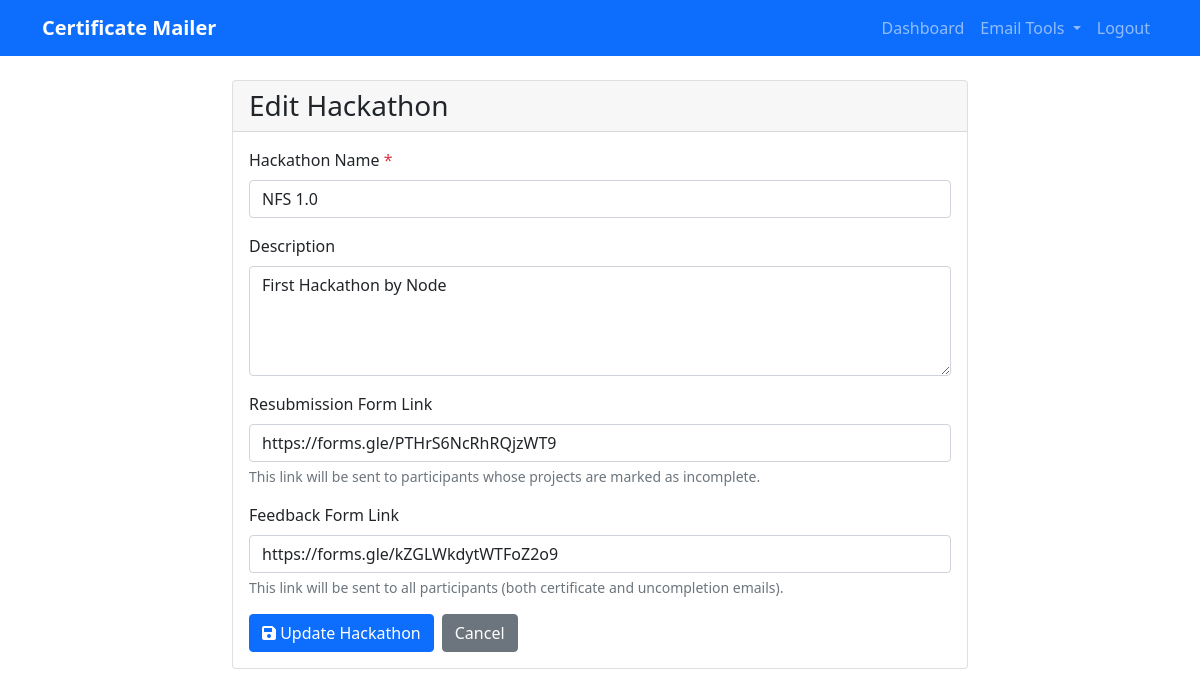
Page /hackathons/1/edit (signed in) on the committed database.
### models.py (models this page shows)
class Hackathon(db.Model):
    id = db.Column(db.Integer, primary_key=True)
    name = db.Column(db.String(100), nullable=False)
    description = db.Column(db.Text)
    created_at = db.Column(db.DateTime, default=datetime.utcnow)
    user_id = db.Column(db.Integer, db.ForeignKey('user.id'), nullable=False)
    certificate_templates = db.relationship('CertificateTemplate', backref='hackathon', lazy=True)
    participants = db.relationship('Participant', backref='hackathon', lazy=True)
    resubmission_form_link = db.Column(db.String(255))  # Link for resubmission form
    feedback_form_link = db.Column(db.String(255))  # Link for feedback form

### blueprints/hackathon/routes.py (the view, shortened to what this page needs)
@hackathon_bp.route('/hackathons/<int:id>/edit', methods=['GET', 'POST'])
@login_required
def edit_hackathon(current_user, id):
    hackathon = Hackathon.query.filter_by(id=id, user_id=current_user.id).first_or_404()
    if request.method == 'GET':
        return render_template('hackathon/edit.html', hackathon=hackathon, user=current_user)

### templates/hackathon/edit.html (shortened to what this page needs)
{% extends "base.html" %}
{% block content %}
<div class="row justify-content-center">
    <div class="col-md-8">
        <div class="card">
            <div class="card-header">
                <h3 class="mb-0">Edit Hackathon</h3>
            </div>
            <div class="card-body">
                <form method="POST">
                    <div class="mb-3">
                        <label for="name" class="form-label">Hackathon Name <span class="text-danger">*</span></label>
                        <input type="text" class="form-control" id="name" name="name" required
                               value="{{ hackathon.name }}" placeholder="e.g., Tech Innovation Challenge 2024">
                    </div>
                    <div class="mb-3">
                        <label for="description" class="form-label">Description</label>
                        <textarea class="form-control" id="description" name="description" rows="4"
                                  placeholder="Brief description of the hackathon (optional)">{{ hackathon.description or '' }}</textarea>
                    </div>
                    <div class="mb-3">
                        <label for="resubmission_form_link" class="form-label">Resubmission Form Link</label>
                        <input type="url" class="form-control" id="resubmission_form_link" name="resubmission_form_link"
                               value="{{ hackathon.resubmission_form_link or '' }}"
                               placeholder="https://forms.google.com/... (for incomplete project resubmissions)">
                        <div class="form-text">This link will be sent to participants whose projects are marked as incomplete.</div>
                    </div>
                    <div class="mb-3">
                        <label for="feedback_form_link" class="form-label">Feedback Form Link</label>
                        <input type="url" class="form-control" id="feedback_form_link" name="feedback_form_link"
                               value="{{ hackathon.feedback_form_link or '' }}"
                               placeholder="https://forms.google.com/... (anonymous feedback form)">
                        <div class="form-text">This link will be sent to all participants (both certificate and uncompletion emails).</div>
                    </div>
                    <div class="d-flex gap-2">
                        <button type="submit" class="btn btn-primary">
                            <i class="fas fa-save"></i> Update Hackathon
                        </button>
                        <a href="{{ url_for('hackathon.hackathon_detail', id=hackathon.id) }}" class="btn btn-secondary">
                            Cancel
                        </a>
                    </div>
                </form>
            </div>
        </div>
    </div>
</div>
{% endblock %}

### rows in the picture
Hackathon: name "NFS 1.0", description "First Hackathon by Node", resubmission_form_link "https://forms.gle/PTHrS6NcRhRQjzWT9", feedback_form_link "https://forms.gle/kZGLWkdytWTFoZ2o9"
